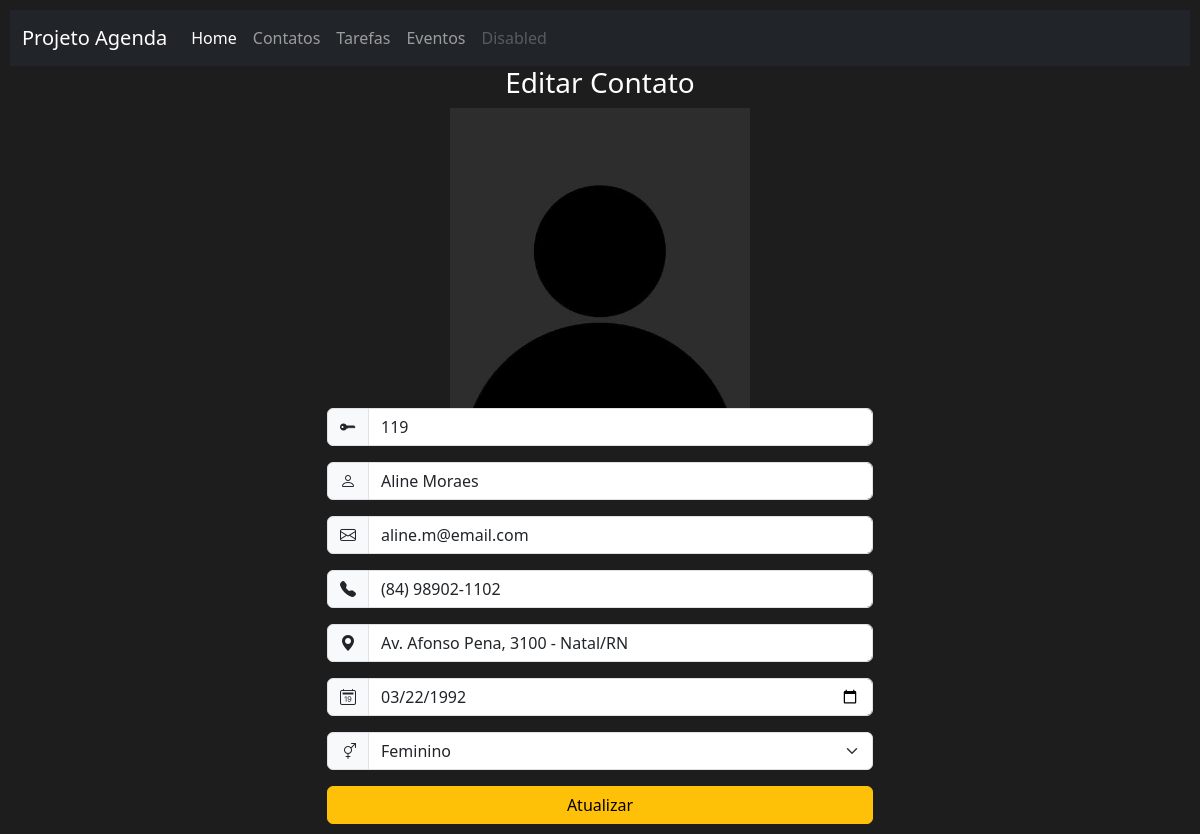
The page /index.php?menuop=editar-contato&idContato=119 on the database its author committed.
### tables this page shows
CREATE TABLE `tbcontatos` (
  `idContato` int(11) NOT NULL,
  `nomeContato` varchar(200) NOT NULL,
  `emailContato` varchar(100) NOT NULL,
  `telefoneContato` varchar(50) NOT NULL,
  `enderecoContato` varchar(200) NOT NULL,
  `sexoContato` char(1) NOT NULL,
  `dataNascContato` date NOT NULL,
  `flagFavoritoContato` tinyint(1) NOT NULL,
  `nomeFotoContato` varchar(255) NOT NULL
);

### paginas/contatos/editar-contato.php (the view, shortened to what this page needs)
<?php
$idContato = $_GET["idContato"];
$sql = "SELECT * from tbContatos WHERE idContato = {$idContato}";
$rs = mysqli_query($conexao, $sql) or die("erro ao recuperar dados da consulta. " . mysqli_error($conexao));
$dados = mysqli_fetch_assoc($rs);
?>
<header>
    <h3> Editar Contato </h3>
</header>
<div>
    <?php
        $nomeFoto = $dados["nomeFotoContato"];
        if($dados["nomeFotoContato"] == ""|| !file_exists('./paginas/contatos/fotos-contatos/'. $dados["nomeFotoContato"])){
            $nomeFoto = "semFoto.jpg";
        } else {
            $nomeFoto = $dados["nomeFotoContato"];
        }
    ?>
    <img src="./paginas/contatos/fotos-contatos/<?=$nomeFoto?>" alt="Foto do Contato" width="300">
</div>
<div>
    <form action="index.php?menuop=atualizar-contato" method="post">
        <div class="container">
            <div class="row justify-content-center">
                <div class="col-md-6">
                    <div class="input-group mb-3">
                        <span class="input-group-text" id="basic-addon0"> <i class="bi bi-key-fill"></i> </span>
                        <input type="text" class="form-control" placeholder="ID" aria-label="ID" name="idContato" value="<?=$dados["idContato"]?>" readonly>
                    </div>
                    <div class="input-group mb-3">
                        <span class="input-group-text" id="basic-addon1"> <i class="bi bi-person"></i> </span>
                        <input type="text" class="form-control" placeholder="Nome" aria-label="Nome" name="nomeContato" value="<?=$dados["nomeContato"]?>">
                    </div>
                    <div class="input-group mb-3">
                        <span class="input-group-text" id="basic-addon2"> <i class="bi bi-envelope"></i> </span>
                        <input type="email" class="form-control" placeholder="E-mail" aria-label="Email" name="emailContato" value="<?=$dados["emailContato"]?>">
                    </div>
                    <div class="input-group mb-3">
                        <span class="input-group-text" id="basic-addon3"> <i class="bi bi-telephone-fill"></i> </span>
                        <input type="text" class="form-control" placeholder="Telefone" aria-label="Telefone" name="telefoneContato" value="<?=$dados["telefoneContato"]?>">
                    </div>
                    <div class="input-group mb-3">
                        <span class="input-group-text" id="basic-addon4"> <i class="bi bi-geo-alt-fill"></i> </span>
                        <input type="text" class="form-control" placeholder="Endereço" aria-label="Endereço" name="enderecoContato" value="<?=$dados["enderecoContato"]?>">
                    </div>
                    <div class="input-group mb-3">
                        <span class="input-group-text" id="basic-addon5"> <i class="bi bi-calendar2-date"></i> </span>
                        <input type="date" class="form-control" aria-label="Data de Nascimento" name="dataNascContato" id="dataNascContato" value="<?= !empty($dados['dataNascContato']) ? date('Y-m-d', strtotime(str_replace('/', '-', $dados['dataNascContato']))) : '' ?>">
                    </div>
                    <div class="input-group mb-3">
                        <span class="input-group-text" id="basic-addon6"> <i class="bi bi-gender-ambiguous"></i> </span>
                        <select class="form-select" name="sexoContato" aria-label="Gênero">
                            <option value="F" <?= ($dados['sexoContato'] == 'F' || $dados['sexoContato'] == 'Feminino') ? 'selected' : '' ?>>Feminino</option>
                        </select>
                    </div>
                    <div class="d-grid gap-2">
                        <input class="btn btn-warning" type="submit" value="Atualizar" name="btnAtualizar">
                    </div>
            </div>
        </div>
    </form>
</div>

### css/style.css (style rules this page uses)
body { background-color: rgb(29, 29, 29); color: white; text-align: center; padding: 10px; }

### rows shown on the page
tbcontatos: idContato "119", nomeContato "Aline Moraes", emailContato "aline.m@email.com", telefoneContato "(84) 98902-1102", enderecoContato "Av. Afonso Pena, 3100 - Natal/RN", dataNascContato "03/22/1992", sexoContato "Feminino"
